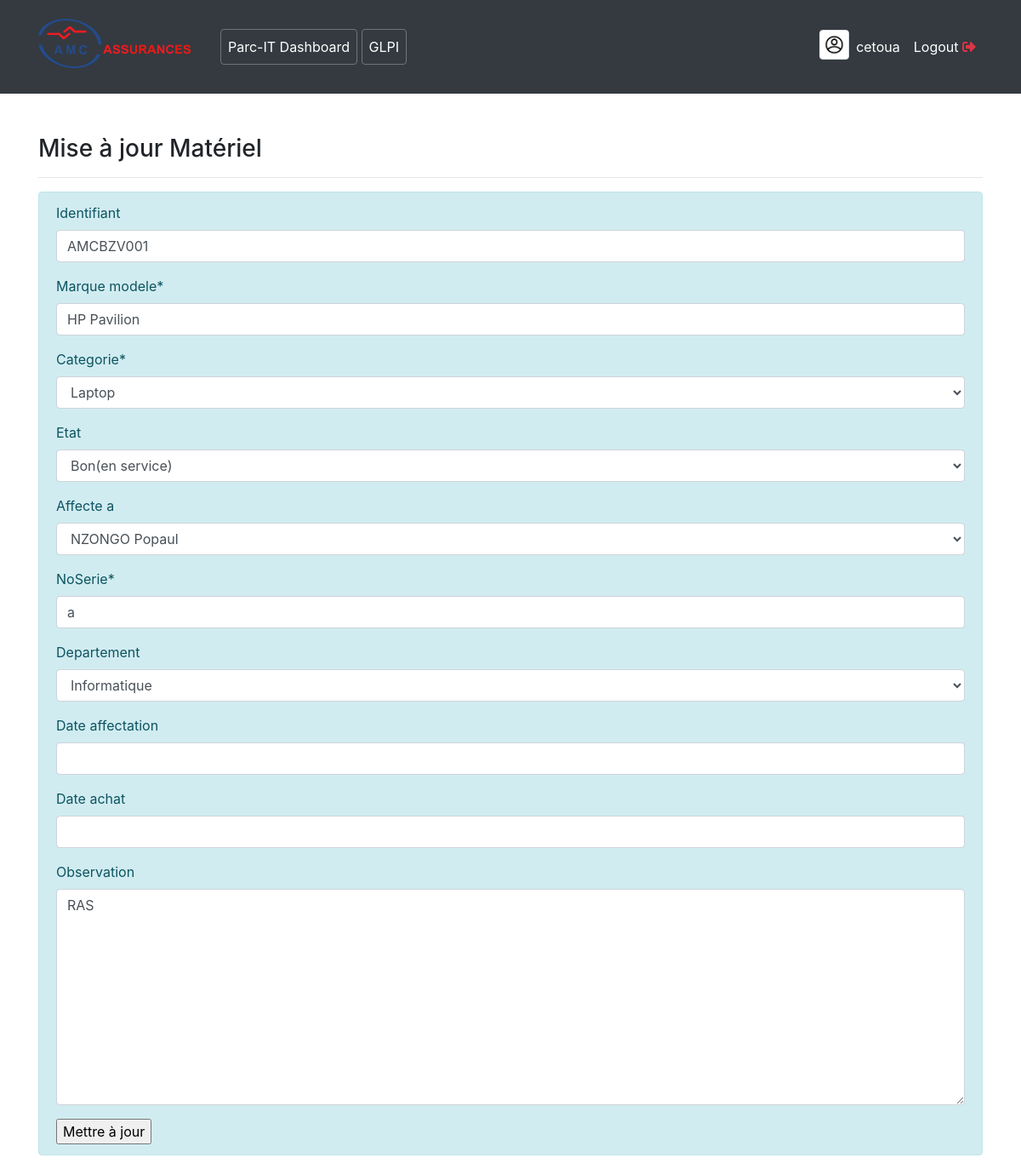
The app's page /update_items/1/ (signed in) with its own data.
### user/models.py (models this page shows, shortened)
class Profile(models.Model):
    staff = models.OneToOneField(User, on_delete=models.CASCADE, null=True)
    address = models.CharField(max_length=200, null=True)
    phone = models.CharField(max_length=20, null=True)
    image = models.ImageField(default='avatar.jpg', upload_to='Profile_Images', null=True)
    job_function = models.CharField(max_length=200, null=True)

### dashboard/models.py (models this page shows, shortened)
class Product(models.Model):
    identifiant = models.CharField(max_length=255, blank=True, null=True,)
    categorie = models.ForeignKey(Category,on_delete=models.CASCADE, null=True,)
    etat = models.CharField(max_length=255, blank=True, null=True, choices=ETAT)
    departement = models.CharField(max_length=255, blank=True, null=True, choices=DEPARTEMENT)
    affecte_a = models.CharField(max_length=255, blank=True, null=True, choices=UTILISATEUR)
    date_achat = models.DateField(blank=True, null=True)
    prix_achat = models.DecimalField(max_digits=10, decimal_places=2, blank=True, null=True)
    marque_modele = models.CharField(max_length=255, null=True)
    noSerie = models.CharField(max_length=20, null=True, unique=True)
    date_affectation = models.DateField(blank=True, null=True)
    observation = models.TextField(max_length=250, blank=True, null=True)
    created_at = models.DateTimeField(auto_now_add=True)
    updated_at = models.DateTimeField(auto_now_add=True)
    objects = models.Manager()
    class Meta:
        verbose_name_plural = 'Liste du matériel' # On change le nom de cette table dans l'Admin Panel

### dashboard/views.py (the view)
# urls.py: path('update_items/<int:id>/', views.update_items, name='dashboard-updatedata'),
@login_required()
def update_items(request, id):
    item = Product.objects.get(pk=id)
    if request.method == 'POST':
        form = ProductForm(request.POST, instance=item)
        if form.is_valid():  # verification si les infos sont valides
            form.save()  # si valide on sauvergarde le formulaire
            update_name = form.cleaned_data.get('identifiant')
            update_modele = form.cleaned_data.get('marque_modele')
            messages.success(request, f"Mise à jour de {update_name}-{update_modele} effectué avec succès")
            return redirect('dashboard-product')  # puis on redirige vers la page de la liste
    else:
        form = ProductForm(instance=item)
    context = {
        'item': item,
        'form':form,
    }
    return render(request, "dashboard/update_items.html", context)

### dashboard/forms.py
class ProductForm(forms.ModelForm):
    class Meta:
        model = Product
        fields = ['identifiant', 'marque_modele', 'categorie','etat','affecte_a','noSerie','departement', 'date_affectation', 'date_achat', 'observation']

### dashboard/models.py (called while the page is built)
    def __str__(self):
        return f'{self.name}'

### dashboard/templates/dashboard/update_items.html (shortened to what this page needs)
{% extends 'partials/base.html' %}
{% load crispy_forms_tags %}
{% block content %}
<div class="container">
    <div class="row mt-5">
        <div class="col md-6 offset md-3">
            <h3>Mise à jour Matériel</h3>
            <hr>
            <div class="alert alert-info">
                <form method="POST">
                        {{form | crispy}}
                    <input type="submit" value="Mettre à jour">
                </form>
            </div>
        </div>
    </div>
</div>
{% endblock content %}

### dashboard/templates/partials/nav.html (shortened to what this page needs)
{% load static %}
<nav class="navbar navbar-expand-lg navbar-info bg-dark">
    <div class="container">
        {% if user.is_authenticated %}
        <a class="navbar-brand text-white"  href="{% url 'dashboard-index' %}">
            <img src="{% static 'img/Logo_AMC.png' %}" alt="AMC Asssurances" style="width: 180px; margin-bottom:8px; margin-right:18px;" />
        </a>
        <div class="collapse navbar-collapse" id="navbarSupportedContent">
            <ul class="navbar-nav mr-auto">
                <li class="nav-item active">
                    <a class="nav-link text-white undeline btn btn-outline-secondary" href="{% url 'dashboard-index' %}" >Parc-IT Dashboard </a>
                </li>&nbsp;
                <li class="nav-item active">
                    <a class="nav-link text-white btn btn-outline-secondary" href="#" >GLPI</a>
                </li>
            </ul>
            <ul class="navbar-nav ml-auto">
                <li class="nav-item active">
                        <a href="{% url 'user-profile' %}"><img style="width: 35px ;" class="img-thumbnail" src="{{user.profile.image.url}}" alt="profile img"></a>
                </li>
                <li class="nav-item active">
                        <a class="nav-link text-white"  href="{% url 'user-profile' %}"> {{user.username}}
                        </a>
                </li>
                <li class="nav-item">
                    <a class="nav-link text-white" data-toggle="modal" data-target="#exampleModal" href="{% url 'user-logout' %}">Logout&nbsp;<i class="fas fa-sign-out-alt text-danger" ></i></a>
                </li>
            </ul>
            {% else %}
            <ul class="navbar-nav ml-auto">
                <li class="nav-item">
                    <a class="nav-link text-white" href="{% url 'user-login' %}">Login</a>
                </li>
            </ul>
            {% endif %}
        </div>
    </div>
</nav>

### dashboard/static/css/all.css (style rules this page uses)
.fa,.fab,.fad,.fal,.far,.fas { -moz-osx-font-smoothing:grayscale;-webkit-font-smoothing:antialiased;display:inline-block;font-style:normal;font-variant:normal;text-rendering:auto;line-height:1 }
.fa-sign-out-alt:before { content:"\f2f5" }

### dashboard/static/css/style.css (style rules this page uses)
body { background: rgb(230, 227, 227); }

### records on screen
Product: identifiant "AMCBZV001", marque_modele "HP Pavilion", categorie "Laptop", etat "Bon(en service)", affecte_a "NZONGO Popaul", noSerie "a", departement "Informatique", observation "RAS"

### other values on screen
{{ user.username }} "cetoua"
